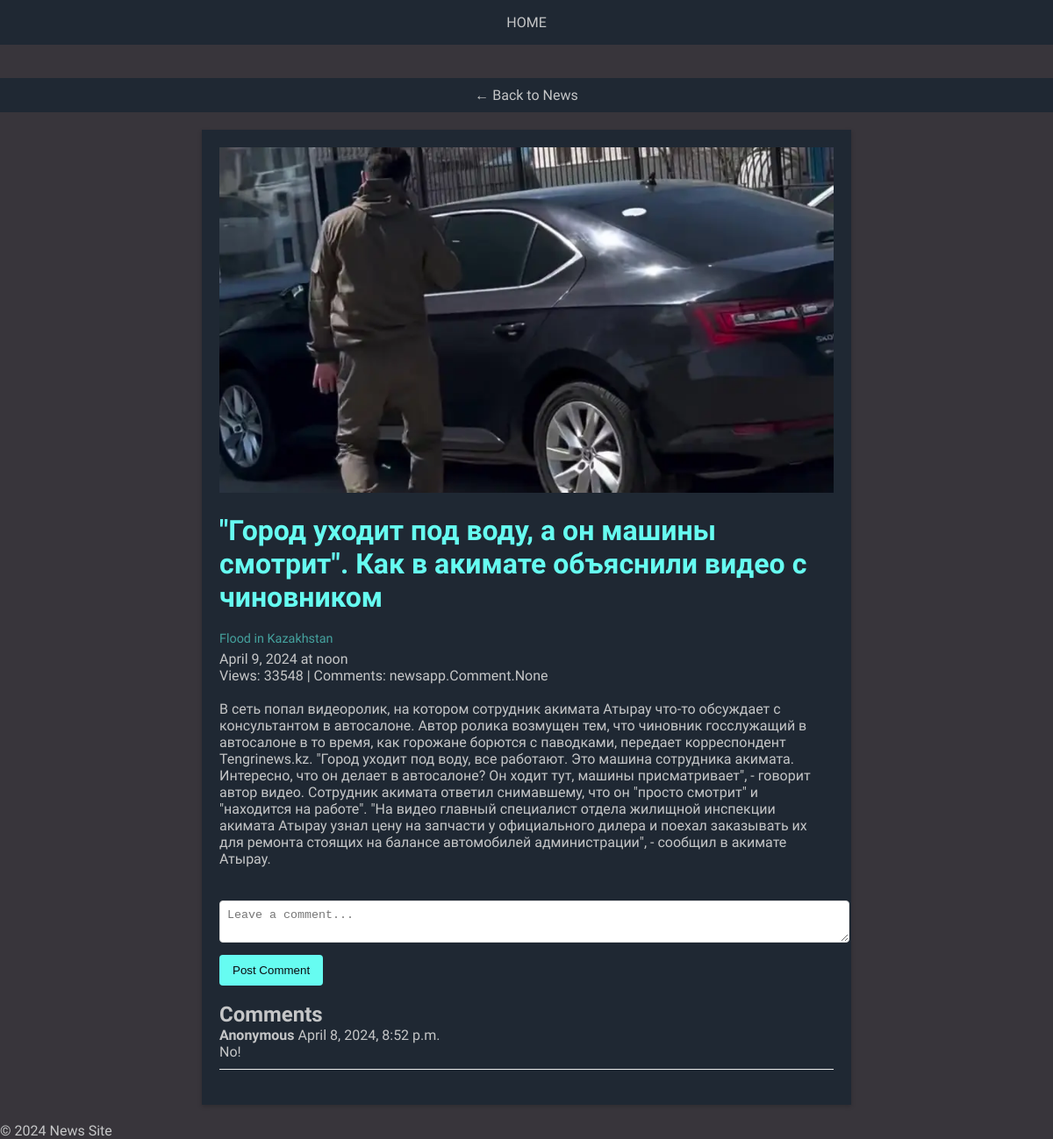
Page /news/14/ on the committed database.
### newsapp/models.py (models this page shows, shortened)
class NewsPost(models.Model):
    title = models.CharField(max_length=255)
    main_text = models.TextField()
    date_posted = models.DateField()
    time_posted = models.TimeField()
    image = models.ImageField(upload_to='news_images/')
    views = models.IntegerField(default=0)
    category = models.ForeignKey(Category, on_delete=models.CASCADE, related_name='news_posts', null=True)
    category = models.ForeignKey(Category, on_delete=models.CASCADE, related_name='news_posts', null=True)

class Category(models.Model):
    name = models.CharField(max_length=100)

class Comment(models.Model):
    post = models.ForeignKey(NewsPost, on_delete=models.CASCADE, related_name='comments')
    author = models.CharField(max_length=100)
    text = models.TextField()
    created_date = models.DateTimeField(auto_now_add=True)

### newsapp/views.py (the view)
# urls.py: path('news/<int:pk>/', views.news_detail, name='news-detail'),
def news_detail(request, pk):
    news_post = get_object_or_404(NewsPost, pk=pk)
    if request.method == "POST":
        author = "Anonymous"
        text = request.POST.get("comment")
        if text:
            comment = Comment(post=news_post, author=author, text=text, created_date=timezone.now())
            comment.save()
            return HttpResponseRedirect(request.path_info)
    else:
        news_post.views += 1
        news_post.save()
    comments = news_post.comments.all().order_by("-created_date")
    return render(request, 'news_detail.html', {'news_post': news_post, 'comments': comments})

### newsapp/templates/news_detail.html (shortened to what this page needs)
{% extends 'base.html' %}
{% load static %}
{% block content %}
<div class="header">
    <a href="{% url 'news-grid' %}">&larr; Back to News</a>
</div>
<div class="news-post">
    <img src="{{ news_post.image.url }}" alt="{{ news_post.title }}">
    <h1>{{ news_post.title }}</h1>
    <p class="category-name">{{ news_post.category.name }}</p>
    <p>{{ news_post.date_posted }} at {{ news_post.time_posted }}</p>
    <p>Views: {{ news_post.views }} | Comments: {{ news_post.comments }}</p>
    <br>
    <div class="main-text">
        {{ news_post.main_text }}
    </div>
    <br><br>
    <div class="comment-form">
        <form action="" method="post">
            <textarea name="comment" placeholder="Leave a comment..." required></textarea>
            <button type="submit">Post Comment</button>
        </form>
    </div>
    <br>
    <div class="comments">
        <h2>Comments</h2>
        {% for comment in comments %}
            <div class="comment">
                <p><strong>{{ comment.author }}</strong> {{ comment.created_date }}</p>
                <p>{{ comment.text }}</p>
            </div>
        {% endfor %}
    </div>
</div>
{% endblock %}

### static/css/style.css (style rules this page uses)
body { background-color: #38353b; }
body, h1, h2, h3, p, a { margin: 0; padding: 0; font-family: 'Montserrat', sans-serif; color: #C5C6C7; }
a { text-decoration: none; color: inherit; }
.header, .footer { background-color: #1F2833; color: #C5C6C7; padding: 10px 20px; text-align: center; }
.category-name { color: #45A29E; font-size: 0.9em; margin-bottom: 5px; }
.news-post { background-color: #1F2833; color: #C5C6C7; margin: 20px auto; max-width: 700px; padding: 20px; box-shadow: 0 2px 5px rgba(0, 0, 0, 0.2); overflow-wrap: break-word; }
.news-post img { width: 100%; height: auto; margin-bottom: 20px; }
.news-post h1 { color: #66FCF1; margin-bottom: 20px; }
.comment-form textarea { width: 100%; padding: 8px; margin-bottom: 10px; border-radius: 4px; border: 1px solid #ddd; resize: vertical; }
.comment-form button { padding: 10px 15px; background-color: #66FCF1; border: none; border-radius: 4px; cursor: pointer; color: #0B0C10; }
.comments .comment { margin-bottom: 20px; padding-bottom: 10px; border-bottom: 1px solid #eee; }

### rows in the picture
NewsPost: image (picture), title "\"Город уходит под воду, а он машины смотрит\". Как в акимате объяснили видео с чиновником", category.name "Flood in Kazakhstan", date_posted "April 9, 2024", time_posted "noon", views "33548", comments "newsapp.Comment.None", main_text "В сеть попал видеоролик, на котором сотрудник акимата Атырау что-то обсуждает с консультантом в автосалоне. Автор ролика возмущен тем, что чиновник госслужащий в автосалоне в то время, как горожане борются с паводками, передает корреспондент Tengrinews.kz. \"Город уходит под воду, все работают. Это машина сотрудника акимата. Интересно, что он делает в автосалоне? Он ходит тут, машины присматривает\", - говорит автор видео. Сотрудник акимата ответил снимавшему, что он \"просто смотрит\" и \"находится на работе\". \"На видео главный специалист отдела жилищной инспекции акимата Атырау узнал цену на запчасти у официального дилера и поехал заказывать их для ремонта стоящих на балансе автомобилей…"
Comment: author "Anonymous", created_date "April 8, 2024, 8:52 p.m.", text "No!"
